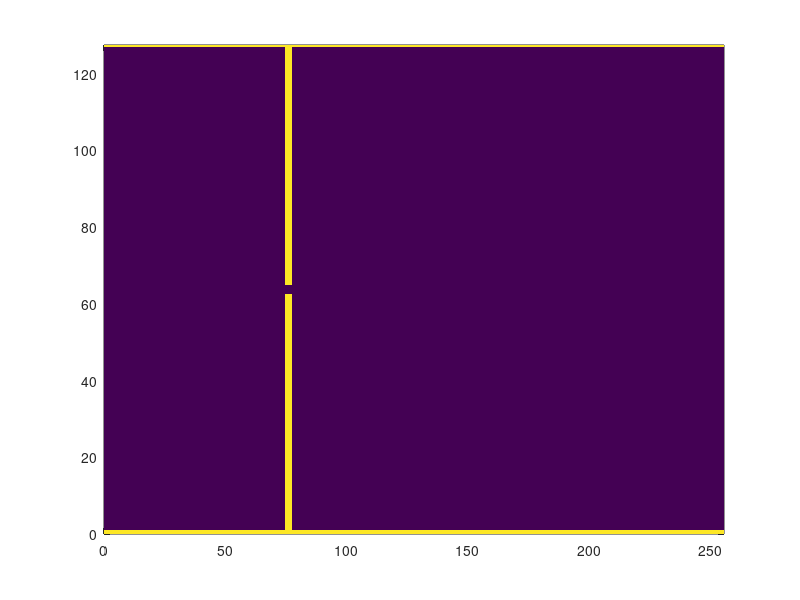

Recreate this plot in MATLAB. (Note: this script raises an error after producing the figure.)

nx=512;
ny=256;

dx=0.5;

xx=0:(nx-1);
yy=0:(ny-1);
xx=xx.*dx;
yy=yy.*dx;
zs=zeros(nx,ny)-5;

zs(150:155,:)=5;

zs(:,1:2)=5;

zs(:,end-1:end)=5;
zs(150:155,126:130)=-5;

pcolor(xx,yy,zs');shading flat


write2nc(xx,yy,zs,'Slit_bathy.nc')

